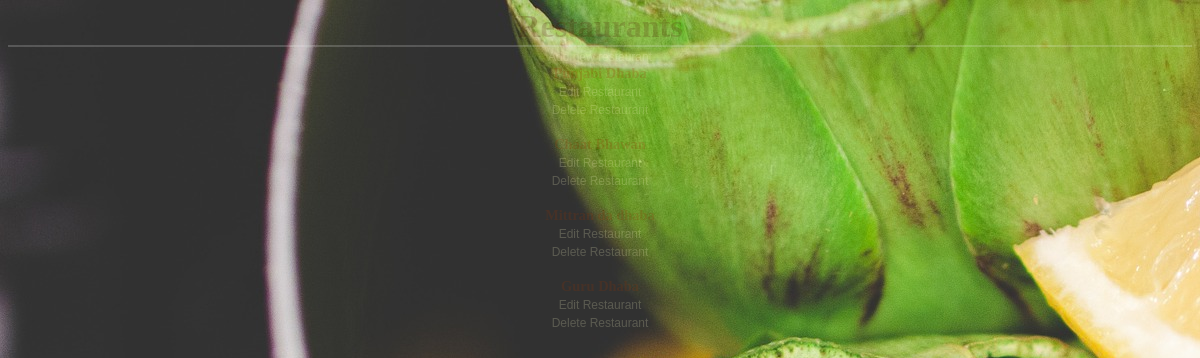
The app's page /restaurants, older data.
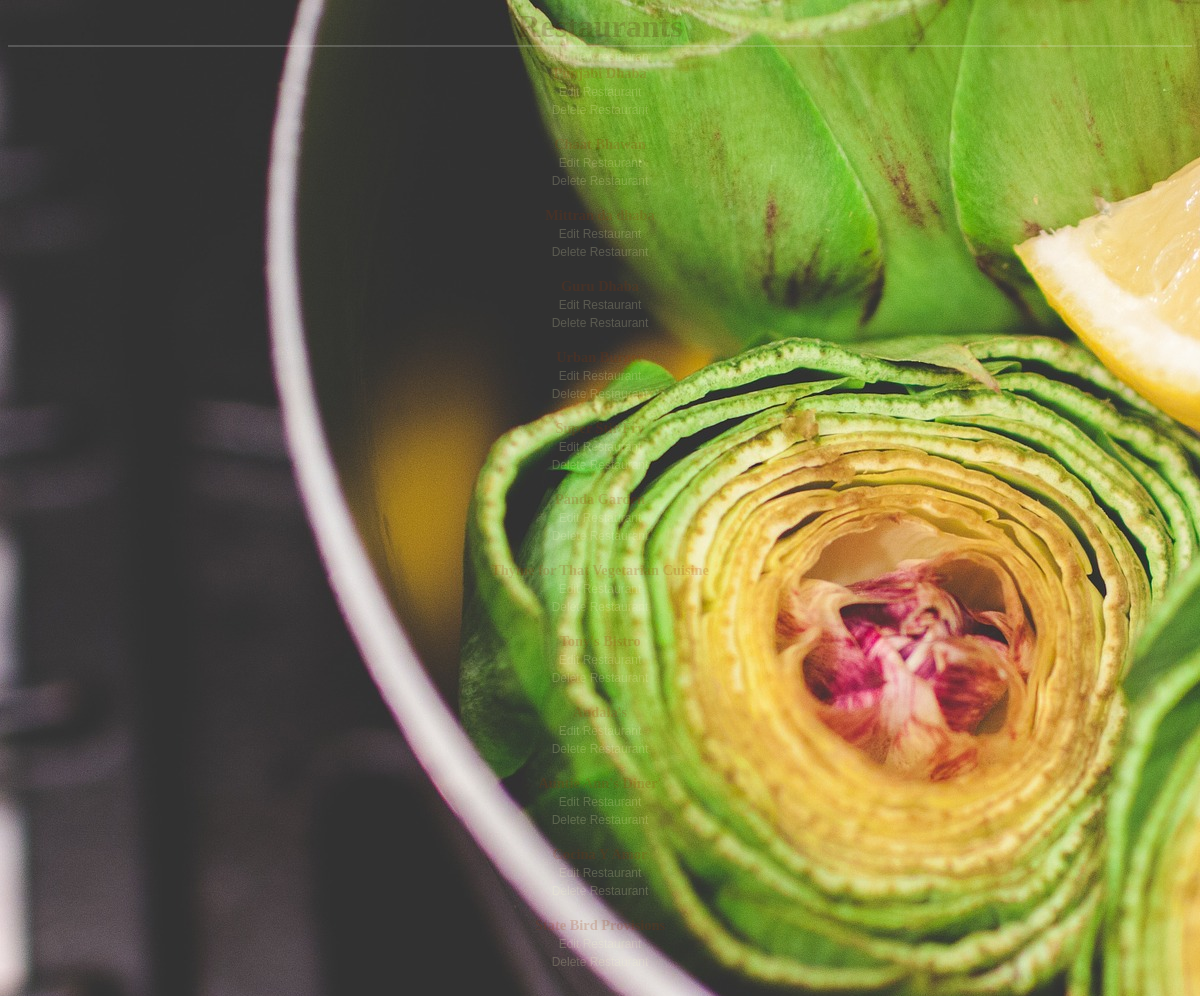
The same page, newer data.
### database_setup.py (models this page shows, shortened)
class Restaurant(Base):
    __tablename__ = 'restaurant'
    name = Column(String(80),nullable =False)
    id = Column(Integer, primary_key = True)

### finalproject.py (the view)
@app.route('/')
@app.route('/restaurants')
def showRestaurants():
    restaurants = session.query(Restaurant)
    if(restaurants):
        return render_template('restaurants.html',restaurants = restaurants)
    else:
        return render_template('nodatafound.html', message = "No restaurants found in the database")
    return "This page will show many restaurants"

### templates/restaurants.html (shortened to what this page needs)
<!DOCTYPE html>
<html lang="en" dir="ltr">
  <head>
    <link rel=stylesheet type=text/css href="{{ url_for('static', filename='styles.css') }}">
  </head>
  <body>
    <h1>Restaurants</h1>
    <a href="{{url_for('newRestaurant')}}">Add new restaurant</a>
    {%for i in restaurants%}
    <div>
      <a href="{{url_for('showMenu',restaurant_id=i.id)}}"><h2>{{i.name}}</h2></a>
      <a href="{{url_for('editRestaurant',restaurant_id = i.id)}}">Edit Restaurant</a><br>
      <a href="{{url_for('deleteRestaurant',restaurant_id = i.id)}}">Delete Restaurant</a>
      <br><br>
    </div>
    {%endfor%}
  </body>
</html>

### static/styles.css (style rules this page uses)
body { font-family: sans-serif; background-color: #333333; background-image: url('images/artichokes-1246858_1920.jpg'); opacity:0.2; text-align: center; }
h1 { color:#4d1a00; }
h2 { color:#993300; }
h1, h2 { font-family: 'Georgia', serif; margin: 0; }
h1 { border-bottom: 2px solid #eee; }
h2 { font-size: 1.2em; }
a { text-decoration: none; color:#FFFFCC; font-size: .75em; }

Row changes from the older to the newer data that the page shows:
added Restaurant: name "Urban Burger"
added Restaurant: name "Panda Garden"
added Restaurant: name "Thyme for That Vegetarian Cuisine"
added Restaurant: name "Tony's Bistro"
added Restaurant: name "Andala's"
added Restaurant: name "Auntie Ann's Diner'"
added Restaurant: name "Cocina Y Amor"
added Restaurant: name "State Bird Provisions"
